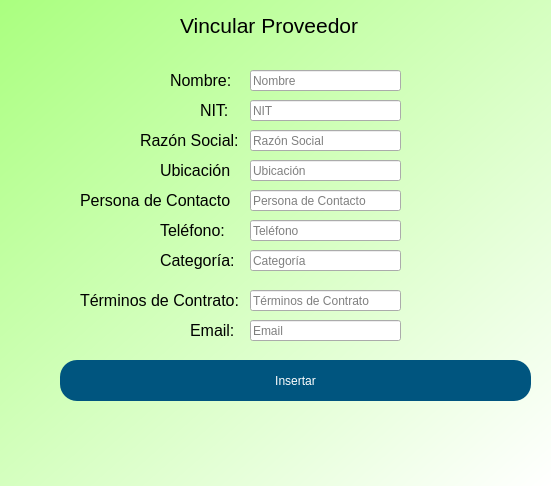
<?xml version="1.0" encoding="UTF-8"?>
<ui version="4.0">
 <class>Form</class>
 <widget class="QWidget" name="Form">
  <property name="geometry">
   <rect>
    <x>0</x>
    <y>0</y>
    <width>551</width>
    <height>486</height>
   </rect>
  </property>
  <property name="windowTitle">
   <string>Form</string>
  </property>
  <property name="windowIcon">
   <iconset>
    <normaloff>:/Bkg/Images/Logo.png</normaloff>:/Bkg/Images/Logo.png</iconset>
  </property>
  <property name="styleSheet">
   <string notr="true">QWidget#Form{
	background-color: qlineargradient(spread:pad, x1:0, y1:0, x2:1, y2:1, stop:0 rgba(170, 255, 127, 255), stop:1 rgba(255, 255, 255, 255));
}
QWidget#Login{
background-color: qlineargradient(spread:pad, x1:0, y1:0, x2:1, y2:1, stop:0 rgba(170, 255, 127, 255), stop:1 rgba(255, 255, 255, 255));
}</string>
  </property>
  <widget class="QLabel" name="label_22">
   <property name="geometry">
    <rect>
     <x>180</x>
     <y>10</y>
     <width>201</width>
     <height>31</height>
    </rect>
   </property>
   <property name="font">
    <font>
     <pointsize>16</pointsize>
    </font>
   </property>
   <property name="text">
    <string>Vincular Proveedor</string>
   </property>
  </widget>
  <widget class="QLabel" name="label_3">
   <property name="geometry">
    <rect>
     <x>200</x>
     <y>100</y>
     <width>41</width>
     <height>21</height>
    </rect>
   </property>
   <property name="font">
    <font>
     <pointsize>12</pointsize>
    </font>
   </property>
   <property name="text">
    <string>NIT:</string>
   </property>
  </widget>
  <widget class="QLabel" name="label_4">
   <property name="geometry">
    <rect>
     <x>160</x>
     <y>160</y>
     <width>71</width>
     <height>21</height>
    </rect>
   </property>
   <property name="font">
    <font>
     <pointsize>12</pointsize>
    </font>
   </property>
   <property name="text">
    <string>Ubicación:</string>
   </property>
  </widget>
  <widget class="QLineEdit" name="nit_label">
   <property name="geometry">
    <rect>
     <x>250</x>
     <y>100</y>
     <width>151</width>
     <height>21</height>
    </rect>
   </property>
   <property name="placeholderText">
    <string>NIT</string>
   </property>
  </widget>
  <widget class="QLineEdit" name="ubicacion_label">
   <property name="geometry">
    <rect>
     <x>250</x>
     <y>160</y>
     <width>151</width>
     <height>21</height>
    </rect>
   </property>
   <property name="text">
    <string/>
   </property>
   <property name="placeholderText">
    <string>Ubicación</string>
   </property>
  </widget>
  <widget class="QPushButton" name="insertar">
   <property name="geometry">
    <rect>
     <x>60</x>
     <y>360</y>
     <width>471</width>
     <height>41</height>
    </rect>
   </property>
   <property name="styleSheet">
    <string notr="true">border-radius:17px;
background-color: rgb(0, 85, 127);
color: rgb(255, 255, 255);
font: 75 10pt &quot;MS Shell Dlg 2&quot;;</string>
   </property>
   <property name="text">
    <string>Insertar</string>
   </property>
  </widget>
  <widget class="QLabel" name="contrasena_label">
   <property name="geometry">
    <rect>
     <x>710</x>
     <y>180</y>
     <width>47</width>
     <height>13</height>
    </rect>
   </property>
   <property name="text">
    <string>TextLabel</string>
   </property>
  </widget>
  <widget class="QLabel" name="usuario_label">
   <property name="geometry">
    <rect>
     <x>710</x>
     <y>150</y>
     <width>47</width>
     <height>13</height>
    </rect>
   </property>
   <property name="text">
    <string>TextLabel</string>
   </property>
  </widget>
  <widget class="QLabel" name="error_label">
   <property name="geometry">
    <rect>
     <x>160</x>
     <y>440</y>
     <width>281</width>
     <height>20</height>
    </rect>
   </property>
   <property name="text">
    <string/>
   </property>
  </widget>
  <widget class="QLabel" name="label_5">
   <property name="geometry">
    <rect>
     <x>140</x>
     <y>130</y>
     <width>101</width>
     <height>21</height>
    </rect>
   </property>
   <property name="font">
    <font>
     <pointsize>12</pointsize>
    </font>
   </property>
   <property name="text">
    <string>Razón Social:</string>
   </property>
  </widget>
  <widget class="QLineEdit" name="razon_label">
   <property name="geometry">
    <rect>
     <x>250</x>
     <y>130</y>
     <width>151</width>
     <height>21</height>
    </rect>
   </property>
   <property name="placeholderText">
    <string>Razón Social</string>
   </property>
  </widget>
  <widget class="QLineEdit" name="persona_label">
   <property name="geometry">
    <rect>
     <x>250</x>
     <y>190</y>
     <width>151</width>
     <height>21</height>
    </rect>
   </property>
   <property name="text">
    <string/>
   </property>
   <property name="placeholderText">
    <string>Persona de Contacto</string>
   </property>
  </widget>
  <widget class="QLabel" name="label_6">
   <property name="geometry">
    <rect>
     <x>80</x>
     <y>190</y>
     <width>151</width>
     <height>21</height>
    </rect>
   </property>
   <property name="font">
    <font>
     <pointsize>12</pointsize>
    </font>
   </property>
   <property name="text">
    <string>Persona de Contacto:</string>
   </property>
  </widget>
  <widget class="QLineEdit" name="nombre_label">
   <property name="geometry">
    <rect>
     <x>250</x>
     <y>70</y>
     <width>151</width>
     <height>21</height>
    </rect>
   </property>
   <property name="text">
    <string/>
   </property>
   <property name="placeholderText">
    <string>Nombre</string>
   </property>
  </widget>
  <widget class="QLabel" name="label_7">
   <property name="geometry">
    <rect>
     <x>170</x>
     <y>70</y>
     <width>71</width>
     <height>21</height>
    </rect>
   </property>
   <property name="font">
    <font>
     <pointsize>12</pointsize>
    </font>
   </property>
   <property name="text">
    <string>Nombre:</string>
   </property>
  </widget>
  <widget class="QLineEdit" name="telefono_label">
   <property name="geometry">
    <rect>
     <x>250</x>
     <y>220</y>
     <width>151</width>
     <height>21</height>
    </rect>
   </property>
   <property name="text">
    <string/>
   </property>
   <property name="placeholderText">
    <string>Teléfono</string>
   </property>
  </widget>
  <widget class="QLabel" name="label_8">
   <property name="geometry">
    <rect>
     <x>160</x>
     <y>220</y>
     <width>71</width>
     <height>21</height>
    </rect>
   </property>
   <property name="font">
    <font>
     <pointsize>12</pointsize>
    </font>
   </property>
   <property name="text">
    <string>Teléfono:</string>
   </property>
  </widget>
  <widget class="QLabel" name="label_12">
   <property name="geometry">
    <rect>
     <x>160</x>
     <y>250</y>
     <width>81</width>
     <height>21</height>
    </rect>
   </property>
   <property name="font">
    <font>
     <pointsize>12</pointsize>
    </font>
   </property>
   <property name="text">
    <string>Categoría:</string>
   </property>
  </widget>
  <widget class="QLineEdit" name="categoria_label">
   <property name="geometry">
    <rect>
     <x>250</x>
     <y>250</y>
     <width>151</width>
     <height>21</height>
    </rect>
   </property>
   <property name="text">
    <string/>
   </property>
   <property name="placeholderText">
    <string>Categoría</string>
   </property>
  </widget>
  <widget class="QLineEdit" name="terminos_label">
   <property name="geometry">
    <rect>
     <x>250</x>
     <y>290</y>
     <width>151</width>
     <height>21</height>
    </rect>
   </property>
   <property name="text">
    <string/>
   </property>
   <property name="placeholderText">
    <string>Términos de Contrato</string>
   </property>
  </widget>
  <widget class="QLabel" name="label_13">
   <property name="geometry">
    <rect>
     <x>80</x>
     <y>290</y>
     <width>161</width>
     <height>21</height>
    </rect>
   </property>
   <property name="font">
    <font>
     <pointsize>12</pointsize>
    </font>
   </property>
   <property name="text">
    <string>Términos de Contrato:</string>
   </property>
  </widget>
  <widget class="QLineEdit" name="email_label">
   <property name="geometry">
    <rect>
     <x>250</x>
     <y>320</y>
     <width>151</width>
     <height>21</height>
    </rect>
   </property>
   <property name="text">
    <string/>
   </property>
   <property name="placeholderText">
    <string>Email</string>
   </property>
  </widget>
  <widget class="QLabel" name="label_15">
   <property name="geometry">
    <rect>
     <x>190</x>
     <y>320</y>
     <width>51</width>
     <height>21</height>
    </rect>
   </property>
   <property name="font">
    <font>
     <pointsize>12</pointsize>
    </font>
   </property>
   <property name="text">
    <string>Email:</string>
   </property>
  </widget>
 </widget>
 <resources/>
 <connections/>
</ui>
